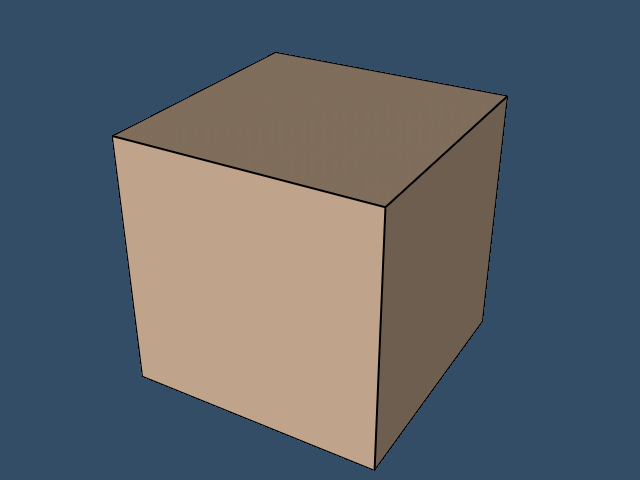

The Python source for this figure:
#!/usr/bin/env python

# Create a hexahedron, write it to a legacy VTK unstructured grid
# (.vtk) file using vtkUnstructuredGridWriter, read it back, and
# render the result for verification.

import os
import tempfile

# Factory overrides: importing these modules registers the OpenGL rendering
# and interaction style implementations for vtkRenderingCore factory classes.
import vtkmodules.vtkInteractionStyle  # noqa: F401
import vtkmodules.vtkRenderingOpenGL2  # noqa: F401
# VTK pipeline classes used in this example
from vtkmodules.vtkCommonDataModel import vtkHexahedron, vtkUnstructuredGrid
from vtkmodules.vtkIOLegacy import (
    vtkUnstructuredGridReader,
    vtkUnstructuredGridWriter,
)
from vtkmodules.vtkRenderingCore import (
    vtkActor,
    vtkDataSetMapper,
    vtkProperty,
    vtkRenderWindow,
    vtkRenderWindowInteractor,
    vtkRenderer,
)

# Colors (normalized RGB)
peach_puff_rgb = (1.0, 0.855, 0.725)
tomato_rgb = (1.0, 0.388, 0.278)
background_rgb = (0.200, 0.302, 0.400)

# Output path: write to a temporary file
vtk_path = os.path.join(tempfile.gettempdir(), "WriteLegacyUnstructuredGrid.vtk")

# Source: build a hexahedron from its parametric coordinates
cell = vtkHexahedron()
pcoords = cell.GetParametricCoords()
for i in range(cell.GetNumberOfPoints()):
    cell.GetPointIds().SetId(i, i)
    cell.GetPoints().SetPoint(
        i, pcoords[3 * i], pcoords[3 * i + 1], pcoords[3 * i + 2])

ug = vtkUnstructuredGrid()
ug.SetPoints(cell.GetPoints())
ug.InsertNextCell(cell.GetCellType(), cell.GetPointIds())

# Writer: save to legacy VTK unstructured grid file
writer = vtkUnstructuredGridWriter()
writer.SetFileName(vtk_path)
writer.SetInputData(ug)
writer.Write()
print(f"Wrote: {vtk_path}")

# Reader: read back the written file for verification
reader = vtkUnstructuredGridReader()
reader.SetFileName(vtk_path)
reader.Update()

# Mapper: map unstructured grid to graphics primitives
mapper = vtkDataSetMapper()
mapper.SetInputConnection(reader.GetOutputPort())

# Actor: assign the mapped geometry
back_property = vtkProperty()
back_property.SetColor(tomato_rgb)

actor = vtkActor()
actor.SetMapper(mapper)
actor.GetProperty().SetColor(peach_puff_rgb)
actor.GetProperty().EdgeVisibilityOn()
actor.GetProperty().SetLineWidth(2.0)
actor.SetBackfaceProperty(back_property)

# Renderer: assemble the scene and configure the camera
renderer = vtkRenderer()
renderer.AddActor(actor)
renderer.SetBackground(background_rgb)

# Window: display the rendered scene
render_window = vtkRenderWindow()
render_window.AddRenderer(renderer)
render_window.SetWindowName("write legacy unstructuredgrid")
render_window.SetMultiSamples(0)
render_window.SetSize(640, 480)

# Interactor: handle mouse and keyboard events
render_window_interactor = vtkRenderWindowInteractor()
render_window_interactor.SetRenderWindow(render_window)

# Scene: configure the camera
renderer.ResetCamera()
renderer.GetActiveCamera().Azimuth(30)
renderer.GetActiveCamera().Elevation(30)
renderer.ResetCamera()

render_window_interactor.Initialize()
render_window_interactor.Start()
